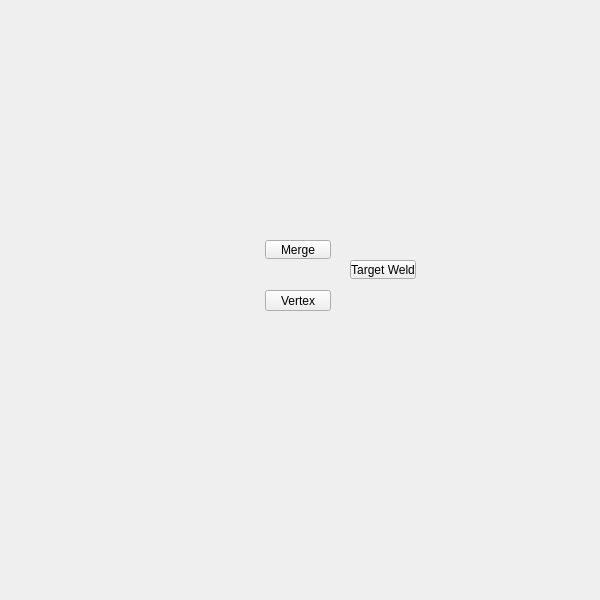
<?xml version="1.0" encoding="UTF-8"?>
<ui version="4.0">
 <class>QtUi</class>
 <widget class="QMainWindow" name="QtUi">
  <property name="enabled">
   <bool>true</bool>
  </property>
  <property name="geometry">
   <rect>
    <x>0</x>
    <y>0</y>
    <width>600</width>
    <height>600</height>
   </rect>
  </property>
  <property name="sizePolicy">
   <sizepolicy hsizetype="Ignored" vsizetype="Ignored">
    <horstretch>0</horstretch>
    <verstretch>0</verstretch>
   </sizepolicy>
  </property>
  <property name="minimumSize">
   <size>
    <width>0</width>
    <height>0</height>
   </size>
  </property>
  <property name="maximumSize">
   <size>
    <width>600</width>
    <height>600</height>
   </size>
  </property>
  <property name="cursor">
   <cursorShape>ArrowCursor</cursorShape>
  </property>
  <property name="windowTitle">
   <string>Toolkit</string>
  </property>
  <property name="whatsThis">
   <string>main</string>
  </property>
  <property name="toolButtonStyle">
   <enum>Qt::ToolButtonIconOnly</enum>
  </property>
  <property name="tabShape">
   <enum>QTabWidget::Triangular</enum>
  </property>
  <property name="dockNestingEnabled">
   <bool>true</bool>
  </property>
  <property name="dockOptions">
   <set>QMainWindow::AllowNestedDocks|QMainWindow::AllowTabbedDocks|QMainWindow::AnimatedDocks|QMainWindow::ForceTabbedDocks</set>
  </property>
  <widget class="QWidget" name="mainWindow">
   <property name="sizePolicy">
    <sizepolicy hsizetype="Ignored" vsizetype="Ignored">
     <horstretch>0</horstretch>
     <verstretch>0</verstretch>
    </sizepolicy>
   </property>
   <widget class="PushButton" name="tb000">
    <property name="enabled">
     <bool>true</bool>
    </property>
    <property name="geometry">
     <rect>
      <x>265</x>
      <y>240</y>
      <width>66</width>
      <height>19</height>
     </rect>
    </property>
    <property name="maximumSize">
     <size>
      <width>111</width>
      <height>19</height>
     </size>
    </property>
    <property name="toolTip">
     <string>Merge selected components.  (default: to center)</string>
    </property>
    <property name="text">
     <string>Merge</string>
    </property>
    <property name="iconSize">
     <size>
      <width>18</width>
      <height>18</height>
     </size>
    </property>
   </widget>
   <widget class="QPushButton" name="i000">
    <property name="geometry">
     <rect>
      <x>265</x>
      <y>290</y>
      <width>66</width>
      <height>21</height>
     </rect>
    </property>
    <property name="minimumSize">
     <size>
      <width>0</width>
      <height>21</height>
     </size>
    </property>
    <property name="maximumSize">
     <size>
      <width>16777215</width>
      <height>21</height>
     </size>
    </property>
    <property name="whatsThis">
     <string>polygons#vertex</string>
    </property>
    <property name="text">
     <string>Vertex</string>
    </property>
   </widget>
   <widget class="QPushButton" name="b043">
    <property name="enabled">
     <bool>true</bool>
    </property>
    <property name="geometry">
     <rect>
      <x>350</x>
      <y>260</y>
      <width>66</width>
      <height>19</height>
     </rect>
    </property>
    <property name="maximumSize">
     <size>
      <width>111</width>
      <height>19</height>
     </size>
    </property>
    <property name="toolTip">
     <string>Merge two edges or vertices into a single component</string>
    </property>
    <property name="text">
     <string>Target Weld</string>
    </property>
    <property name="iconSize">
     <size>
      <width>18</width>
      <height>18</height>
     </size>
    </property>
    <property name="balette" stdset="0">
     <palette>
      <active>
       <colorrole role="Button">
        <brush brushstyle="SolidPattern">
         <color alpha="255">
          <red>80</red>
          <green>80</green>
          <blue>80</blue>
         </color>
        </brush>
       </colorrole>
      </active>
      <inactive>
       <colorrole role="Button">
        <brush brushstyle="SolidPattern">
         <color alpha="255">
          <red>80</red>
          <green>80</green>
          <blue>80</blue>
         </color>
        </brush>
       </colorrole>
      </inactive>
      <disabled>
       <colorrole role="Button">
        <brush brushstyle="SolidPattern">
         <color alpha="255">
          <red>80</red>
          <green>80</green>
          <blue>80</blue>
         </color>
        </brush>
       </colorrole>
      </disabled>
     </palette>
    </property>
   </widget>
  </widget>
 </widget>
 <customwidgets>
  <customwidget>
   <class>PushButton</class>
   <extends>QPushButton</extends>
   <header>widgets.pushbutton.h</header>
  </customwidget>
 </customwidgets>
 <resources/>
 <connections/>
 <designerdata>
  <property name="gridDeltaX">
   <number>5</number>
  </property>
  <property name="gridDeltaY">
   <number>10</number>
  </property>
  <property name="gridSnapX">
   <bool>true</bool>
  </property>
  <property name="gridSnapY">
   <bool>true</bool>
  </property>
  <property name="gridVisible">
   <bool>true</bool>
  </property>
 </designerdata>
</ui>
